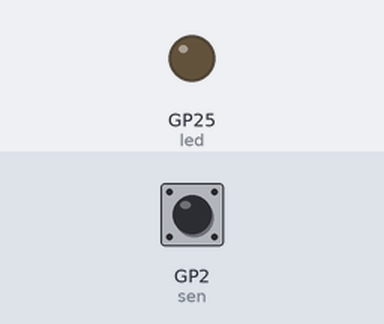
Recording of a program running on a simulated Raspberry Pi Pico running MicroPython. Parts: output pins drawn as LEDs (lit = HIGH). Inputs (shaded band) come from the test bench; at power-on: GP2 (sen) LOW. What the program prints to the serial console is not drawn.

Above: at 1.2 s.
1.3 s: GP2 (sen) pulled HIGH for 0.15 s
Timing chart, 0 to 4.3 s (numbered marks = the images above; inputs shaded):
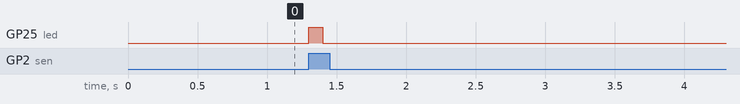

Measured:
- after the input at 1.3 s, GP25 (led): LOW → HIGH at once, → LOW 0.10 s later

The program:

irqfun.py
```python
# This program is for interrupt function that attached to the pin.
# Based on sensor output the trigger mode of irq is alloted.
# For sensor based on active low state "Pin.IRQ_FALLING" is used.
# For sensor based on active high state "Pin.IRQ_RISING" is used


from machine import Pin,enable_irq,disable_irq
from utime  import sleep_ms
sen=Pin(2,Pin.IN,Pin.PULL_DOWN)

def sen_re(pin):
    led=Pin(25,Pin.OUT)
    led.on()
    sleep_ms(100)
    led.off()

while True:
    sen.irq(trigger=Pin.IRQ_RISING,handler=sen_re)
    print(sen.value())
    sleep_ms(50)
```
